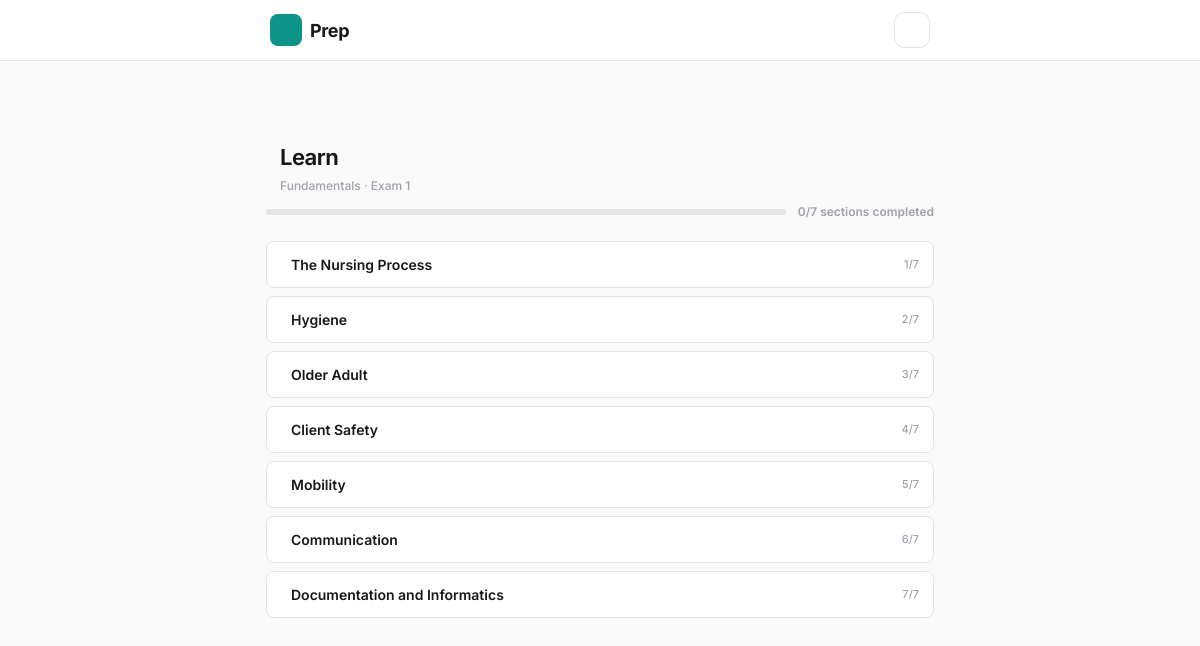
The app's page /category/fundamentals/exam/30/learn/ with its own data.
### cards/models.py (models this page shows, shortened)
class Category(models.Model):
    name = models.CharField(max_length=100)
    slug = models.SlugField(unique=True)
    icon = models.CharField(max_length=10, default='📚')
    is_default = models.BooleanField(default=False)
    published = models.BooleanField(default=False, help_text='Show on homepage')
    class Meta:
        verbose_name_plural = 'categories'
        ordering = ['name']

class Deck(models.Model):
    category = models.ForeignKey(Category, on_delete=models.CASCADE, related_name='decks')
    name = models.CharField(max_length=100)
    slug = models.SlugField()
    order = models.IntegerField(default=0)
    description = models.CharField(max_length=255, blank=True, default='')
    class Meta:
        ordering = ['category', 'order']
        unique_together = ['category', 'slug']

class GuideSection(models.Model):
    deck = models.ForeignKey(Deck, on_delete=models.CASCADE, related_name='guide_sections')
    title = models.CharField(max_length=255)
    content = models.TextField()
    order = models.IntegerField(default=0)
    class Meta:
        ordering = ['deck', 'order']

### cards/views.py (the view)
# urls.py: path('category/<slug:slug>/exam/<int:deck_id>/learn/', views.learn_view, name='learn'),
def learn_view(request, slug, deck_id):
    category = get_object_or_404(Category, slug=slug)
    deck = get_object_or_404(Deck, pk=deck_id, category=category)
    sections = deck.guide_sections.all()
    for s in sections:
        GuideSectionProgress.objects.get_or_create(section=s)
    sections_data = []
    total = sections.count()
    completed = 0
    for s in sections:
        prog = s.progress if hasattr(s, "progress") else None
        is_done = prog.completed if prog else False
        if is_done:
            completed += 1
        sections_data.append(
            {
                "id": s.id,
                "title": s.title,
                "content_html": md_lib.markdown(
                    s.content, extensions=["extra", "nl2br"]
                ),
                "completed": is_done,
            }
        )
    pct = round(completed / total * 100) if total > 0 else 0
    return render(
        request,
        "cards/learn.html",
        {
            "category": category,
            "deck": deck,
            "sections": sections_data,
            "total": total,
            "completed": completed,
            "pct": pct,
        },
    )

### cards/templates/cards/learn.html (shortened to what this page needs)
{% extends "cards/base.html" %}
{% load static %}
{% block body %}
<div class="page">
  <header class="page-header">
    <a href="{% url 'exam_detail' category.slug deck.id %}" class="back-link"></a>
    <div>
      <h1 class="page-title">Learn</h1>
      <span class="page-subtitle-inline">{{ category.name }} · {{ deck.name }}</span>
    </div>
  </header>
  <div class="learn-progress">
    <div class="learn-progress-bar">
    </div>
    <span class="learn-progress-text">{{ completed }}/{{ total }} sections completed</span>
  </div>
  <div class="learn-sections">
    {% for s in sections %}
    <details class="learn-section {% if s.completed %}done{% endif %}" id="section-{{ s.id }}">
      <summary class="learn-section-header">
        <span class="learn-section-title">{{ s.title }}</span>
        <button class="learn-audio-btn" onclick="event.preventDefault(); event.stopPropagation(); toggleReadSection(this, {{ s.id }})" title="Read aloud">
        </button>
        <span class="learn-section-num">{{ forloop.counter }}/{{ total }}</span>
      </summary>
    </details>
    {% endfor %}
  </div>
  <div style="height:80px"></div>
</div>
{% endblock %}

### cards/static/cards/css/styles.css (style rules this page uses)
:root { --c-primary: #0d9488; --c-primary-hover: #0f766e; --c-primary-light: #14b8a6; --c-primary-subtle: rgba(13, 148, 136, .06); --c-primary-ring: rgba(13, 148, 136, .18); --c-bg: #fafafa; --c-bg2: #f4f4f5; --c-surface: #ffffff; --c-surface-solid: #ffffff; --c-card: #ffffff; --c-border: #e4e4e7; --c-border2: #d4d4d8; --c-text: #18181b; --c-text2: #52525b; --c-text3: #a1a1aa; --c-success: #059669; --c-success-light: rgba(5, 150, 105, .07); --c-danger: #dc2626; --c-danger-light: rgba(220, 38, 38, .07); --c-warning: #d97706; --c-warning-light: rgba(217, 119, 6, .07); --radius: 12px; --radius-sm: 8px; --radius-xs: 6px; --radius-pill: 999px; --shadow-xs: 0 1px 2px rgba(0,0,0,.04); --shadow-sm: 0 1px 3px rgba(0,0,0,.05); --shadow-lg: 0 8px 24px rgba(0,0,0,.08); --transition: .15s ease; --ease-spring: cubic-bezier(.175,.885,.32,1.275); --font: 'Inter', -apple-system, BlinkMacSystemFont, 'Segoe UI', system-ui, sans-serif; --nav-height: 56px; --topnav-height: 56px; color-scheme: light; }
*, *::before, *::after { box-sizing: border-box; margin: 0; padding: 0; }
html { font-size: 14px; -webkit-text-size-adjust: 100%; -webkit-tap-highlight-color: transparent; }
body { font-family: var(--font); font-weight: 400; background: var(--c-bg); color: var(--c-text); line-height: 1.5; min-height: 100dvh; overflow-x: hidden; -webkit-font-smoothing: antialiased; -moz-osx-font-smoothing: grayscale; transition: background var(--transition), color var(--transition); }
a { color: var(--c-primary); text-decoration: none; }
.page { padding: 0 16px; }
.page-header { display: flex; align-items: center; gap: 10px; padding: 12px 0 8px; }
.page-title { font-size: 22px; font-weight: 650; letter-spacing: -.025em; flex: 1; }
.page-subtitle-inline { font-size: 12px; color: var(--c-text3); font-weight: 500; }
.back-link { color: var(--c-text2); text-decoration: none; font-size: 18px; display: flex; align-items: center; padding: 4px; margin-left: -4px; transition: color var(--transition); }
@media (min-width: 1024px) { .page { max-width: 700px; margin: 0 auto; } }
.learn-progress { display: flex; align-items: center; gap: 12px; margin-bottom: 20px; }
.learn-progress-bar { flex: 1; height: 6px; background: var(--c-border); border-radius: 3px; overflow: hidden; }
.learn-progress-text { font-size: 12px; font-weight: 600; color: var(--c-text3); white-space: nowrap; }
.learn-sections { display: flex; flex-direction: column; gap: 8px; }
.learn-section { background: var(--c-surface-solid); border: 1px solid var(--c-border); border-radius: var(--radius-sm, 8px); overflow: hidden; transition: border-color .2s ease; }
.learn-section-header { display: flex; align-items: center; gap: 10px; padding: 12px 14px; cursor: pointer; list-style: none; user-select: none; }
.learn-section-title { flex: 1; font-size: 14px; font-weight: 600; }
.learn-audio-btn { background: none; border: none; color: var(--c-text3); cursor: pointer; padding: 4px 6px; border-radius: 6px; font-size: 15px; line-height: 1; transition: color .15s, background .15s; flex-shrink: 0; }
.learn-section-num { font-size: 11px; color: var(--c-text3); font-weight: 500; }

### records on screen
Category: name "Fundamentals"
Deck: name "Exam 1"
GuideSection: title "The Nursing Process"
GuideSection: title "Hygiene"
GuideSection: title "Older Adult"
GuideSection: title "Client Safety"
GuideSection: title "Mobility"
GuideSection: title "Communication"
GuideSection: title "Documentation and Informatics"

### other values on screen
{{ completed }} "0"
{{ total }} "7"
{{ total }} "7" "7" "7" "7" "7" "7" "7"
